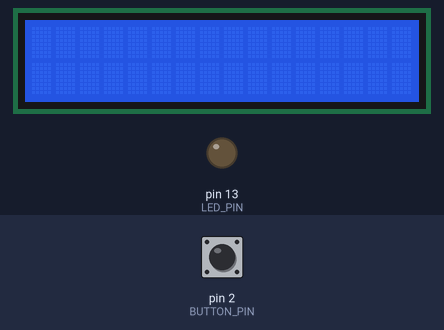
A sketch run on a simulated Arduino Uno, built with avr-gcc and run on an emulated ATmega328P. On the bench: 16×2 character LCD, output pins drawn as LEDs (lit = HIGH). The inputs (shaded band) are chosen by the test bench; at power-on: pin 2 (BUTTON_PIN) LOW.

Above: at 1.2 s.
1.3 s: pin 2 (BUTTON_PIN) pulled HIGH for 3.2 s
At 4.45 s:
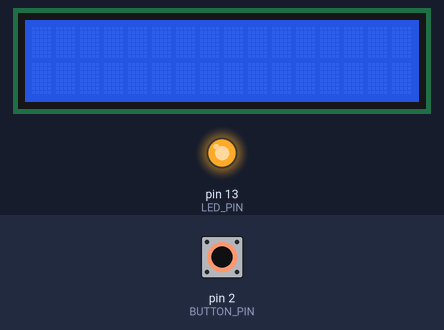
Timing chart, 0 to 6.0 s (numbered marks = the images above; inputs shaded):
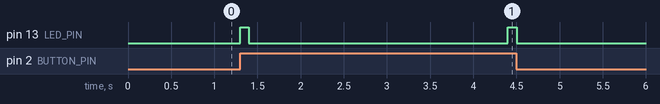

Measured:
- after the input at 1.3 s, pin 13 (LED_PIN): alternates HIGH for 0.10 s and LOW for 3.0 s, 4 changes in all, then stays LOW, starting at once

The sketch:

sandimorsealgoritmakmp.ino
```cpp
#include <Arduino.h>
#include <LiquidCrystal.h>
#include <string.h>

#define LED_PIN 13
#define BUTTON_PIN 2
#define MORSE_CHAR_COUNT 36


const char* MORSE_CHARS[MORSE_CHAR_COUNT] = {
  ".-", "-...", "-.-.", "-..", ".", "..-.", "--.", "....", "..", ".---", "-.-", ".-..",
  "--", "-.", "---", ".--.", "--.-", ".-.", "...", "-", "..-", "...-", ".--", "-..-",
  "-.--", "--..", ".----", "..---", "...--", "....-", ".....", "-....", "--...", "---..",
  "----.", "-----"
};


const char* MORSE_PATTERN = "-.-.-";

LiquidCrystal lcd(12, 11, 5, 4, 3, 1);

void setup() {
  pinMode(LED_PIN, OUTPUT);
  pinMode(BUTTON_PIN, INPUT);
  lcd.begin(16, 2);
}

void loop() {
  String morseSequence = "";
  bool buttonPressed = false;
  while (!buttonPressed) {
    if (digitalRead(BUTTON_PIN) == HIGH) {
      digitalWrite(LED_PIN, HIGH);
      delay(100);
      digitalWrite(LED_PIN, LOW);
      buttonPressed = true;
      int morseLength = 0;
      unsigned long startTime = millis();
      while (millis() - startTime < 3000) {
        if (digitalRead(BUTTON_PIN) == HIGH) {
          morseSequence += "-";
          morseLength++;
        } else {
          morseSequence += ".";
          morseLength++;
        }
        delay(100);
      }

      int i = 0, j = 0;
      while (i < morseLength) {
        if (morseSequence.charAt(i) == MORSE_PATTERN[j]) {
          i++;
          j++;
        }
        if (j == strlen(MORSE_PATTERN)) {
          char decodedChar = ' ';
          for (int k = 0; k < MORSE_CHAR_COUNT; k++) {
            if (strcmp(morseSequence.substring(i - j, i).c_str(), MORSE_CHARS[k]) == 0) {
              decodedChar = (char)(k + 65);
              break;
            }
          }
          lcd.clear();
          lcd.print(decodedChar);
          break;
        } else if (i < morseLength && morseSequence.charAt(i) != MORSE_PATTERN[j]) {
          if (j != 0) {
            j = 0;
          } else {
            i++;
          }
        }
      }
    }
  }
}
```
